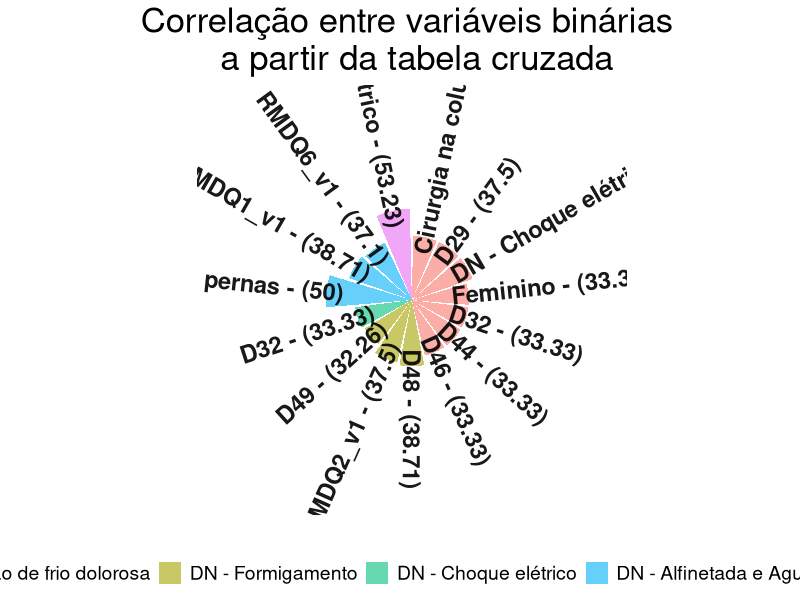

This chart was generated by the following R code:
# DN

# library
library(tidyverse)

setwd('C:/GD/DS/Lefort/PlotsML')

data_sur_job = read.csv('outputdata/DN/Dn_Crosstable_Plot.csv', encoding = 'UTF-8')

names(data_sur_job)[3] = 'value'
names(data_sur_job)[2] = 'individual'
names(data_sur_job)[1] = 'Variável'

data = data_sur_job
data[c(4:9)] = NULL
data$value = 100*data$value

#Change factor level order 
data$Variável = fct_rev(data$Variável)

# Set a number of 'empty bar' to add at the end of each Variável
empty_bar <- 0
to_add <- data.frame( matrix(NA, empty_bar*nlevels(data$Variável), ncol(data)) )
colnames(to_add) <- colnames(data)
to_add$Variável <- rep(levels(data$Variável), each=empty_bar)
data <- rbind(data, to_add)
data <- data %>% arrange(Variável)
data$id <- seq(1, nrow(data))


# Get the name and the y position of each label
label_data <- data
number_of_bar <- nrow(label_data)
angle <- 90 - 360 * (label_data$id-0.5) /number_of_bar     # I substract 0.5 because the letter must have the angle of the center of the bars. Not extreme right(1) or extreme left (0)
label_data$hjust <- ifelse( angle < -90, 1, 0)
label_data$angle <- ifelse(angle < -90, angle+180, angle)

#Criar uma label customizada
label_data$value = round(label_data$value, 2)
label_data$individual = paste(label_data$individual," - (",label_data$value,")",sep = "")

# Make the plot
p <- ggplot(data, aes(x=as.factor(id), y=value, fill=Variável)) +       # Note that id is a factor. If x is numeric, there is some space between the first bar
  geom_bar(stat="identity", alpha = 0.6) +
  #scale_fill_manual(values = c("#FC4E07","#9400D3")) + 
  ylim(0,100) +
  theme_minimal() +
  theme(
    legend.position = 'bottom',
    axis.text.x = element_blank(), 
    panel.grid = element_blank(),
    plot.title = element_text(hjust = 0.5, size = 25),
    #Tamanho da legenda
    legend.title = element_text(size = 18),
    legend.text = element_text(size = 14), 
    axis.text.y = element_blank()
  ) + 
  coord_polar() + 
  geom_text(data=label_data, aes(x=id, y=value-10, label=individual, hjust=hjust), 
            color="black", fontface="bold",alpha=0.9, size=6, angle= label_data$angle, inherit.aes = FALSE ) + 
  xlab('') + 
  ylab('') + 
  ggtitle("Correlação entre variáveis binárias \n a partir da tabela cruzada")

tiff('outputdata/imgs/DN_Crosstable.tiff', width = 15, height = 15, units ='in', res = 300)
p
dev.off()
